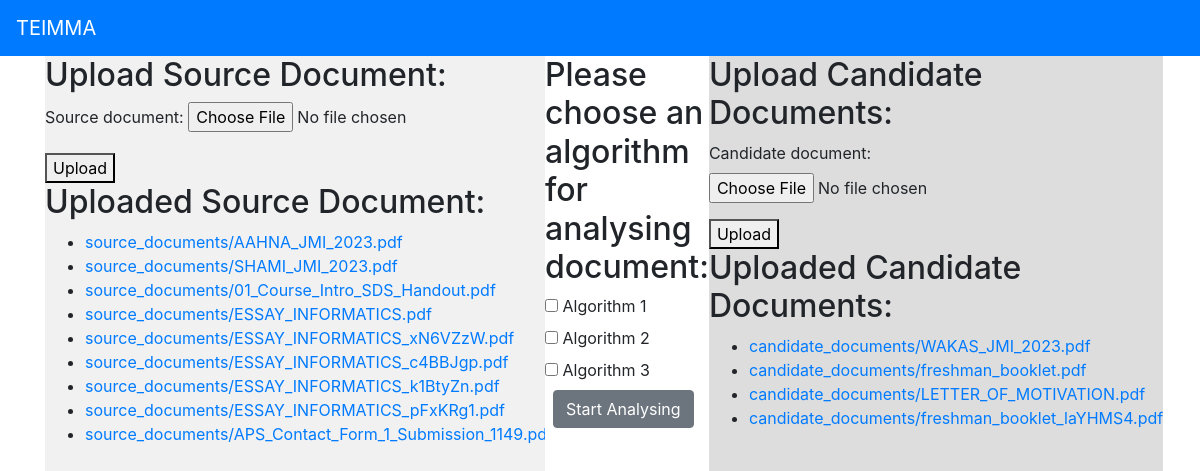
Page /upload/ on the committed database.
### pdfUpload/models.py (models this page shows, shortened)
class SourceDocument(models.Model):
    document = models.FileField(upload_to='source_documents/')
    uploaded_at = models.DateTimeField(auto_now_add=True)

class CandidateDocument(models.Model):
    document = models.FileField(upload_to='candidate_documents/')
    uploaded_at = models.DateTimeField(auto_now_add=True)

### pdfUpload/views.py (the view, shortened to what this page needs)
# urls.py: path('upload/', upload_documents, name='upload_documents'),
def upload_documents(request):
    source_form = SourceDocumentForm()
    candidate_form = CandidateDocumentForm()
    source_documents = SourceDocument.objects.all()
    candidate_documents = CandidateDocument.objects.all()
    context = {'source_form': source_form, 'candidate_form': candidate_form, 'source_documents': source_documents, 'candidate_documents': candidate_documents,}
    return render(request, 'upload_documents.html', context)

### pdfUpload/forms.py
class SourceDocumentForm(forms.Form):
    source_document = forms.FileField()

class CandidateDocumentForm(forms.Form):
    candidate_document = forms.FileField()

### templates/upload_documents.html (shortened to what this page needs)
{% extends 'base.html' %}
{% block body %}
<div class="container">
  <div class="left-section">
    <h2>Upload Source Document:</h2>
    <form method="post" enctype="multipart/form-data">
      {{ source_form.as_p }}
      <button type="submit" name="source_document_form">Upload</button>
    </form>
    <h2>Uploaded Source Document:</h2>
<ul>
  {% for source_document in source_documents %}
    <li><a href="{{ source_document.document.url }}" download>{{ source_document.document.name }}</a></li>
  {% empty %}
    <li>No source documents uploaded yet.</li>
  {% endfor %}
</ul>
  </div>
  <div class="gap-div">
    <h2>Please choose an algorithm for analysing document:</h2>
    <input type="checkbox" id="algo1" name="algo1">
    <label for="algo1">Algorithm 1</label> <br>
    <input type="checkbox" id="algo2" name="algo2">
    <label for="algo2">Algorithm 2</label><br>
    <input type="checkbox" id="algo3" name="algo3">
    <label for="algo3">Algorithm 3</label> <br>
    <a class="btn btn-secondary ml-2" href="/result/">Start Analysing</a>
  </div>
  <div class="right-section">
    <h2>Upload Candidate Documents:</h2>
    <form method="post" enctype="multipart/form-data">
      {{ candidate_form.as_p }}
      <button type="submit" name="candidate_document_form">Upload</button>
    </form>
    <h2>Uploaded Candidate Documents:</h2>
<ul>
  {% for candidate_document in candidate_documents %}
    <li><a href="{{ candidate_document.document.url }}" download>{{ candidate_document.document.name }}</a></li>
  {% empty %}
    <li>No candidate documents uploaded yet.</li>
  {% endfor %}
</ul>
  </div>
</div>
{% endblock %}

### templates/base.html (shortened to what this page needs)
<!DOCTYPE html>
<html>
<head>
    <link rel="stylesheet" href="https://stackpath.bootstrapcdn.com/bootstrap/4.5.2/css/bootstrap.min.css">
</head>
<body>
    <nav class="navbar navbar-dark bg-primary">
        <a class="navbar-brand" href="/">TEIMMA</a>
    </nav>
     {% block body %}
     {% endblock %}
</body>
</html>

### templates/upload_documents.html (style rules this page uses)
.container { display: flex; height: 100vh; }
.left-section, .right-section { flex: 1; height: 100%; }
.left-section { width: 500px; background-color: #f1f1f1; }
.right-section { background-color: #ddd; }
.gap-div { width: 500px; background-color: #ffffff; }

### rows in the picture
SourceDocument: document.name "source_documents/AAHNA_JMI_2023.pdf"
SourceDocument: document.name "source_documents/SHAMI_JMI_2023.pdf"
SourceDocument: document.name "source_documents/01_Course_Intro_SDS_Handout.pdf"
SourceDocument: document.name "source_documents/ESSAY_INFORMATICS.pdf"
SourceDocument: document.name "source_documents/ESSAY_INFORMATICS_xN6VZzW.pdf"
SourceDocument: document.name "source_documents/ESSAY_INFORMATICS_c4BBJgp.pdf"
SourceDocument: document.name "source_documents/ESSAY_INFORMATICS_k1BtyZn.pdf"
SourceDocument: document.name "source_documents/ESSAY_INFORMATICS_pFxKRg1.pdf"
SourceDocument: document.name "source_documents/APS_Contact_Form_1_Submission_1149.pdf"
CandidateDocument: document.name "candidate_documents/WAKAS_JMI_2023.pdf"
CandidateDocument: document.name "candidate_documents/freshman_booklet.pdf"
CandidateDocument: document.name "candidate_documents/LETTER_OF_MOTIVATION.pdf"
CandidateDocument: document.name "candidate_documents/freshman_booklet_laYHMS4.pdf"
